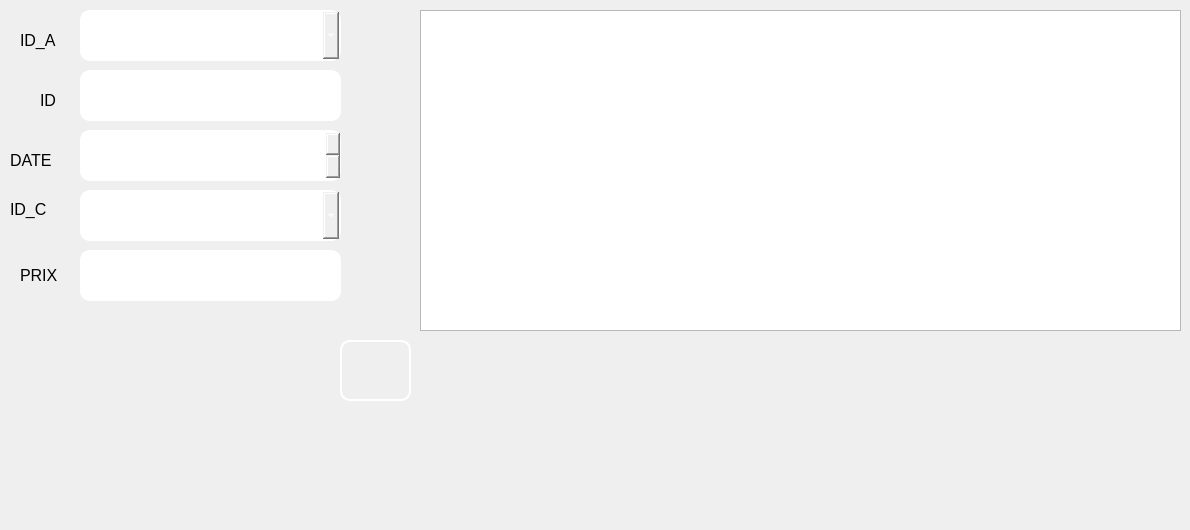
     <widget class="QWidget" name="tab_6">
      <attribute name="title">
       <string>ajouter une commande</string>
      </attribute>
      <widget class="QLineEdit" name="lineEdit_idc">
       <property name="geometry">
        <rect>
         <x>80</x>
         <y>70</y>
         <width>261</width>
         <height>51</height>
        </rect>
       </property>
       <property name="styleSheet">
        <string notr="true">background-image: url(:/img/img/Microsoft-EP_Graphic_10.16.jpg);
border-style: solid;
color: rgb(255, 255, 255);
border-color: white;
border-width: 2px;
border-radius: 10px;</string>
       </property>
      </widget>
      <widget class="QLabel" name="label_13">
       <property name="enabled">
        <bool>false</bool>
       </property>
       <property name="geometry">
        <rect>
         <x>10</x>
         <y>200</y>
         <width>61</width>
         <height>31</height>
        </rect>
       </property>
       <property name="maximumSize">
        <size>
         <width>94</width>
         <height>61</height>
        </size>
       </property>
       <property name="font">
        <font>
         <family>MS Shell Dlg 2</family>
         <pointsize>11</pointsize>
         <weight>50</weight>
         <italic>false</italic>
         <bold>false</bold>
        </font>
       </property>
       <property name="toolTip">
        <string>&lt;html&gt;&lt;head/&gt;&lt;body&gt;&lt;p&gt;ID&lt;/p&gt;&lt;/body&gt;&lt;/html&gt;</string>
       </property>
       <property name="styleSheet">
        <string notr="true">background-image: url(:/img/img/585e4adacb11b227491c3392.png);

color: rgb(0,0,0);
</string>
       </property>
       <property name="text">
        <string>&lt;html&gt;&lt;head/&gt;&lt;body&gt;&lt;p&gt;&lt;span style=&quot; font-size:12pt;&quot;&gt;ID_C&lt;br/&gt;&lt;/span&gt;&lt;/p&gt;&lt;/body&gt;&lt;/html&gt;</string>
       </property>
       <property name="wordWrap">
        <bool>false</bool>
       </property>
      </widget>
      <widget class="QPushButton" name="pushButton_ajouterc">
       <property name="enabled">
        <bool>true</bool>
       </property>
       <property name="geometry">
        <rect>
         <x>340</x>
         <y>340</y>
         <width>71</width>
         <height>61</height>
        </rect>
       </property>
       <property name="toolTip">
        <string>&lt;html&gt;&lt;head/&gt;&lt;body&gt;&lt;p&gt;RACE&lt;/p&gt;&lt;/body&gt;&lt;/html&gt;</string>
       </property>
       <property name="styleSheet">
        <string notr="true">background-image: url(:/img/img/images.png);
border-style: solid;
color: rgb(255, 255, 255);
border-color: white;
border-width: 2px;
border-radius: 10px;</string>
       </property>
       <property name="text">
        <string/>
       </property>
       <property name="icon">
        <iconset>
         <normaloff>../../Desktop/images.png</normaloff>../../Desktop/images.png</iconset>
       </property>
       <property name="iconSize">
        <size>
         <width>78</width>
         <height>100</height>
        </size>
       </property>
      </widget>
      <widget class="QComboBox" name="comboBox_4">
       <property name="geometry">
        <rect>
         <x>80</x>
         <y>10</y>
         <width>261</width>
         <height>51</height>
        </rect>
       </property>
       <property name="styleSheet">
        <string notr="true">background-image: url(:/img/img/Microsoft-EP_Graphic_10.16.jpg);
border-style: solid;
color: rgb(255, 255, 255);
border-color: white;
border-width: 2px;
border-radius: 10px;</string>
       </property>
      </widget>
      <widget class="QLabel" name="label_10">
       <property name="enabled">
        <bool>false</bool>
       </property>
       <property name="geometry">
        <rect>
         <x>40</x>
         <y>80</y>
         <width>41</width>
         <height>41</height>
        </rect>
       </property>
       <property name="maximumSize">
        <size>
         <width>94</width>
         <height>76</height>
        </size>
       </property>
       <property name="font">
        <font>
         <family>MS Shell Dlg 2</family>
         <pointsize>11</pointsize>
         <weight>50</weight>
         <italic>false</italic>
         <bold>false</bold>
        </font>
       </property>
       <property name="toolTip">
        <string>&lt;html&gt;&lt;head/&gt;&lt;body&gt;&lt;p&gt;ID&lt;/p&gt;&lt;/body&gt;&lt;/html&gt;</string>
       </property>
       <property name="styleSheet">
        <string notr="true">background-image: url(:/img/img/585e4adacb11b227491c3392.png);

color: rgb(0, 0, 0);
</string>
       </property>
       <property name="text">
        <string>&lt;html&gt;&lt;head/&gt;&lt;body&gt;&lt;p&gt;&lt;span style=&quot; font-size:12pt;&quot;&gt;ID&lt;/span&gt;&lt;/p&gt;&lt;/body&gt;&lt;/html&gt;</string>
       </property>
       <property name="wordWrap">
        <bool>false</bool>
       </property>
      </widget>
      <widget class="QComboBox" name="comboBox_9">
       <property name="geometry">
        <rect>
         <x>80</x>
         <y>190</y>
         <width>261</width>
         <height>51</height>
        </rect>
       </property>
       <property name="styleSheet">
        <string notr="true">background-image: url(:/img/img/Microsoft-EP_Graphic_10.16.jpg);
border-style: solid;
color: rgb(255, 255, 255);
border-color: white;
border-width: 2px;
border-radius: 10px;</string>
       </property>
      </widget>
      <widget class="QDateEdit" name="lineEdit_datec">
       <property name="geometry">
        <rect>
         <x>80</x>
         <y>130</y>
         <width>261</width>
         <height>51</height>
        </rect>
       </property>
       <property name="styleSheet">
        <string notr="true">background-image: url(:/img/img/Microsoft-EP_Graphic_10.16.jpg);
border-style: solid;
color: rgb(255, 255, 255);
border-color: white;
border-width: 2px;
border-radius: 10px;</string>
       </property>
      </widget>
      <widget class="QLabel" name="label_12">
       <property name="enabled">
        <bool>false</bool>
       </property>
       <property name="geometry">
        <rect>
         <x>10</x>
         <y>140</y>
         <width>61</width>
         <height>41</height>
        </rect>
       </property>
       <property name="maximumSize">
        <size>
         <width>94</width>
         <height>76</height>
        </size>
       </property>
       <property name="font">
        <font>
         <family>MS Shell Dlg 2</family>
         <pointsize>11</pointsize>
         <weight>50</weight>
         <italic>false</italic>
         <bold>false</bold>
        </font>
       </property>
       <property name="toolTip">
        <string>&lt;html&gt;&lt;head/&gt;&lt;body&gt;&lt;p&gt;ID&lt;/p&gt;&lt;/body&gt;&lt;/html&gt;</string>
       </property>
       <property name="styleSheet">
        <string notr="true">background-image: url(:/img/img/585e4adacb11b227491c3392.png);

color: rgb(0,0,0);
</string>
       </property>
       <property name="text">
        <string>&lt;html&gt;&lt;head/&gt;&lt;body&gt;&lt;p&gt;&lt;span style=&quot; font-size:12pt;&quot;&gt;DATE&lt;/span&gt;&lt;/p&gt;&lt;/body&gt;&lt;/html&gt;</string>
       </property>
       <property name="wordWrap">
        <bool>false</bool>
       </property>
      </widget>
      <widget class="QTableView" name="tabanimalc">
       <property name="geometry">
        <rect>
         <x>420</x>
         <y>10</y>
         <width>761</width>
         <height>321</height>
        </rect>
       </property>
       <property name="styleSheet">
        <string notr="true">background-image: url(:/img/img/Sans titre - 1.jpg);</string>
       </property>
      </widget>
      <widget class="QLineEdit" name="lineEdit_prixc">
       <property name="geometry">
        <rect>
         <x>80</x>
         <y>250</y>
         <width>261</width>
         <height>51</height>
        </rect>
       </property>
       <property name="styleSheet">
        <string notr="true">background-image: url(:/img/img/Microsoft-EP_Graphic_10.16.jpg);
border-style: solid;
color: rgb(255, 255, 255);
border-color: white;
border-width: 2px;
border-radius: 10px;</string>
       </property>
      </widget>
      <widget class="QLabel" name="label_16">
       <property name="enabled">
        <bool>false</bool>
       </property>
       <property name="geometry">
        <rect>
         <x>20</x>
         <y>260</y>
         <width>61</width>
         <height>31</height>
        </rect>
       </property>
       <property name="maximumSize">
        <size>
         <width>94</width>
         <height>61</height>
        </size>
       </property>
       <property name="font">
        <font>
         <family>MS Shell Dlg 2</family>
         <pointsize>11</pointsize>
         <weight>50</weight>
         <italic>false</italic>
         <bold>false</bold>
        </font>
       </property>
       <property name="toolTip">
        <string>&lt;html&gt;&lt;head/&gt;&lt;body&gt;&lt;p&gt;ID&lt;/p&gt;&lt;/body&gt;&lt;/html&gt;</string>
       </property>
       <property name="styleSheet">
        <string notr="true">background-image: url(:/img/img/585e4adacb11b227491c3392.png);

color: rgb(0,0,0);
</string>
       </property>
       <property name="text">
        <string>&lt;html&gt;&lt;head/&gt;&lt;body&gt;&lt;p&gt;&lt;span style=&quot; font-size:12pt;&quot;&gt;PRIX&lt;/span&gt;&lt;/p&gt;&lt;/body&gt;&lt;/html&gt;</string>
       </property>
       <property name="wordWrap">
        <bool>false</bool>
       </property>
      </widget>
      <widget class="QLabel" name="label_11">
       <property name="enabled">
        <bool>false</bool>
       </property>
       <property name="geometry">
        <rect>
         <x>20</x>
         <y>20</y>
         <width>51</width>
         <height>41</height>
        </rect>
       </property>
       <property name="maximumSize">
        <size>
         <width>94</width>
         <height>76</height>
        </size>
       </property>
       <property name="font">
        <font>
         <family>MS Shell Dlg 2</family>
         <pointsize>11</pointsize>
         <weight>50</weight>
         <italic>false</italic>
         <bold>false</bold>
        </font>
       </property>
       <property name="toolTip">
        <string>&lt;html&gt;&lt;head/&gt;&lt;body&gt;&lt;p&gt;ID&lt;/p&gt;&lt;/body&gt;&lt;/html&gt;</string>
       </property>
       <property name="styleSheet">
        <string notr="true">background-image: url(:/img/img/585e4adacb11b227491c3392.png);

color: rgb(0, 0, 0);
</string>
       </property>
       <property name="text">
        <string>&lt;html&gt;&lt;head/&gt;&lt;body&gt;&lt;p&gt;&lt;span style=&quot; font-size:12pt;&quot;&gt;ID_A&lt;/span&gt;&lt;/p&gt;&lt;/body&gt;&lt;/html&gt;</string>
       </property>
       <property name="wordWrap">
        <bool>false</bool>
       </property>
      </widget>
      <widget class="QLabel" name="label_25">
       <property name="geometry">
        <rect>
         <x>1000</x>
         <y>380</y>
         <width>181</width>
         <height>71</height>
        </rect>
       </property>
       <property name="styleSheet">
        <string notr="true">background-image: url(:/img/img/PRESIDENT.png);</string>
       </property>
       <property name="text">
        <string/>
       </property>
      </widget>
      <widget class="QLabel" name="label_26">
       <property name="geometry">
        <rect>
         <x>810</x>
         <y>375</y>
         <width>181</width>
         <height>71</height>
        </rect>
       </property>
       <property name="styleSheet">
        <string notr="true">background-image: url(:/img/img/danone-logo-EE7DBAC3E9-seeklogo.com.png);</string>
       </property>
       <property name="text">
        <string/>
       </property>
      </widget>
      <widget class="QLabel" name="label_24">
       <property name="geometry">
        <rect>
         <x>810</x>
         <y>450</y>
         <width>371</width>
         <height>71</height>
        </rect>
       </property>
       <property name="styleSheet">
        <string notr="true">background-image: url(:/img/img/logo_original.png);</string>
       </property>
       <property name="text">
        <string/>
       </property>
      </widget>
     </widget>
